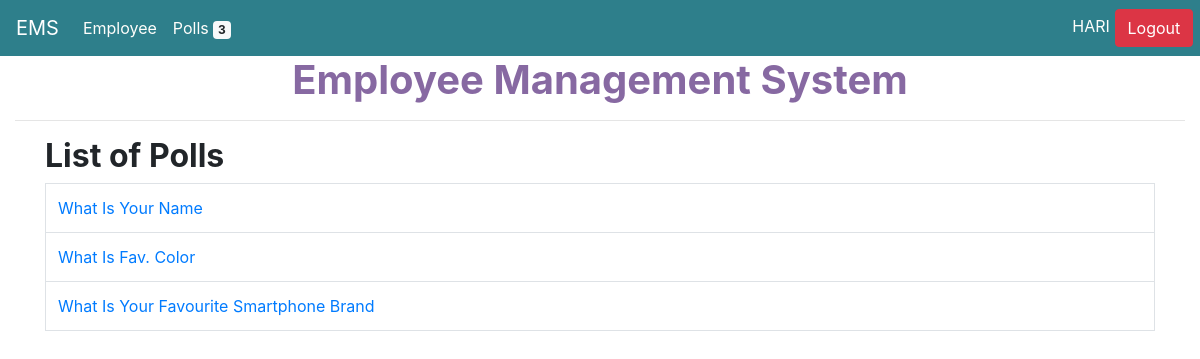
Screenshot of /polls/list/ (signed in) with the database file from the repository.
### poll/models.py (models this page shows, shortened)
class Question(models.Model):
	title = models.TextField(null=True,blank=True)
	status = models.CharField(default='inactive',max_length=10)
	created_by=models.ForeignKey(User,null=True,blank=True,on_delete=models.CASCADE)
	start_date = models.DateTimeField(null=True,blank=True)
	end_date = models.DateTimeField(null=True,blank=True)
	created_at = models.DateTimeField(auto_now_add=True)
	updated_at = models.DateTimeField(auto_now=True)

### poll/views.py (the view)
@login_required(login_url='/login/')
def index(request):
	context  = {}
	question = Question.objects.all()
	context['title'] = "Polls"
	context['questions'] = question
	return render(request,'polls/index.html',context)

### employee/templatetags/poll_extras.py (called while the page is built)
def upper(value):
	return value.upper()

### poll/context_processors.py (called while the page is built)
def polls_count(request):
	count = Question.objects.count()
	return {"polls_count":count}

### ems/templates/polls/index.html
{% extends 'base.html' %}
{% block content %}
	<div class="container">
	<h2 style="font-weight: bold;">List of {{title}}</h2>
	<table class="table table-bordered">
		{% if questions %}
		<tbody>
			{% for i in questions %}
			<tr>
				<td><a href="{% url 'polls_details' id=i.id %}">{{i.title|title}}</a></td>
			</tr>
			{% endfor %}
		</tbody>
		{% else %}
		<tr>
			<td><h5 style="color:red;">No Polls are avialble</h5></td>
		</tr>
		{% endif %}
	</table>
</div>
{% endblock %}

### ems/templates/header.html (shortened to what this page needs)
{% load poll_extras %}
<div>
<nav class="navbar navbar-expand-sm bg-dark navbar-dark" style="background-color:#2e7f8b !important">
  <a class="navbar-brand" href="#">{{"ems" | upper}}</a>
  <div style="float: left;width:90%;">
  <ul class="navbar-nav">
    <li class="nav-item" >
      <a class="nav-link" href="{% url 'employees_list' %}" style="color:#fffefb;">{{"employee" | capfirst}}</a>
    </li>
    <li class="nav-item">
      <a class="nav-link" href="{% url 'polls_list' %}" style="color:#fffefb;">Polls <span class="badge badge-light" >{{polls_count}}</span></a>
    </li>
  </ul>
</div>
<div style="float: right;width:10%;">
  <ul class="navbar-nav nav-right">
    {% if user.is_authenticated %}
    <li class="nav-item" style="color:#fffefb;margin: 4%;">{{user.username|upper}}</li>
    <form method="post" action="{% url 'user_logout' %}">
    <input type="submit" class="btn btn-danger" value="Logout">
  </form>
  {% endif %}
  </ul>
</div>
</nav>
</div>

### rows the page displays
Question: title "What Is Your Name"
Question: title "What Is Fav. Color"
Question: title "What Is Your Favourite Smartphone Brand"

### other values shown
{{ "ems" | upper }} "EMS"
{{ "employee" | capfirst }} "Employee"
{{ polls_count }} "3"
{{ user.username|upper }} "HARI"
{{ title }} "Polls"
